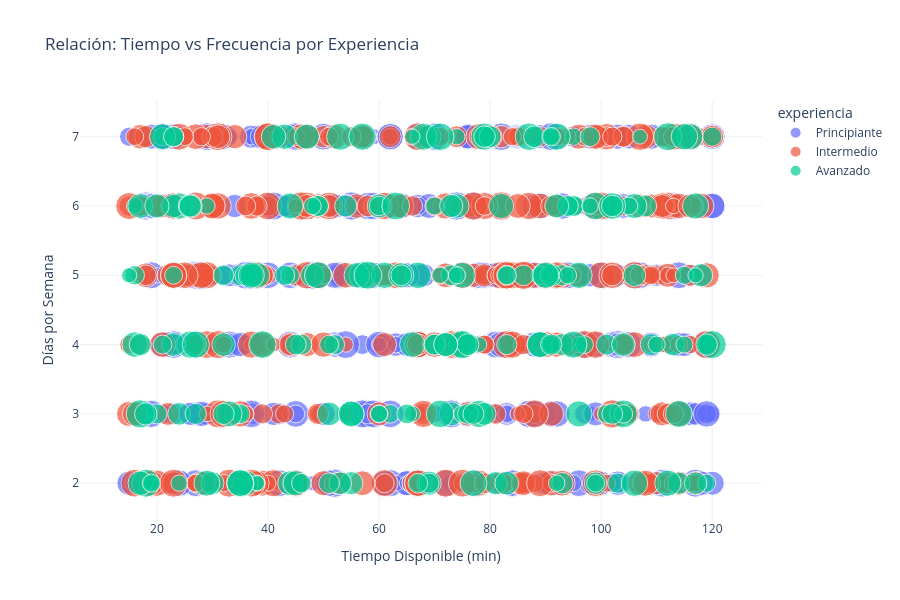

The notebook cell saved with this chart:
### Code cell
# Gráfico interactivo: Relación entre variables
fig = px.scatter(df, 
                 x='tiempo_disponible', 
                 y='frecuencia_semanal',
                 color='experiencia',
                 size='edad',
                 hover_data=['objetivo', 'equipo', 'restricciones'],
                 title='Relación: Tiempo vs Frecuencia por Experiencia',
                 labels={'tiempo_disponible': 'Tiempo Disponible (min)', 
                        'frecuencia_semanal': 'Días por Semana'},
                 template='plotly_white')

fig.update_layout(height=600)
fig.show()

### Figure 1 — Plotly figure (JSON) as saved in the notebook; plotly's stock layout.template omitted (floating-point values rounded to 4 significant figures; data arrays with more than 128 entries replaced by an {"elided": "..."} marker saying what was removed)
{"data": [{"customdata": {"elided": "408x3 str values"}, "hovertemplate": "experiencia=Principiante<br>Tiempo Disponible (min)=%{x}<br>Días por Semana=%{y}<br>edad=%{marker.size}<br>objetivo=%{customdata[0]}<br>equipo=%{customdata[1]}<br>restricciones=%{customdata[2]}<extra></extra>", "legendgroup": "Principiante", "marker": {"color": "#636efa", "size": {"elided": "408 int values"}, "sizemode": "area", "sizeref": 0.1625, "symbol": "circle"}, "mode": "markers", "name": "Principiante", "orientation": "v", "showlegend": true, "type": "scatter", "x": {"elided": "408 int values"}, "xaxis": "x", "y": {"elided": "408 int values"}, "yaxis": "y"}, {"customdata": {"elided": "386x3 str values"}, "hovertemplate": "experiencia=Intermedio<br>Tiempo Disponible (min)=%{x}<br>Días por Semana=%{y}<br>edad=%{marker.size}<br>objetivo=%{customdata[0]}<br>equipo=%{customdata[1]}<br>restricciones=%{customdata[2]}<extra></extra>", "legendgroup": "Intermedio", "marker": {"color": "#EF553B", "size": {"elided": "386 int values"}, "sizemode": "area", "sizeref": 0.1625, "symbol": "circle"}, "mode": "markers", "name": "Intermedio", "orientation": "v", "showlegend": true, "type": "scatter", "x": {"elided": "386 int values"}, "xaxis": "x", "y": {"elided": "386 int values"}, "yaxis": "y"}, {"customdata": {"elided": "206x3 str values"}, "hovertemplate": "experiencia=Avanzado<br>Tiempo Disponible (min)=%{x}<br>Días por Semana=%{y}<br>edad=%{marker.size}<br>objetivo=%{customdata[0]}<br>equipo=%{customdata[1]}<br>restricciones=%{customdata[2]}<extra></extra>", "legendgroup": "Avanzado", "marker": {"color": "#00cc96", "size": {"elided": "206 int values"}, "sizemode": "area", "sizeref": 0.1625, "symbol": "circle"}, "mode": "markers", "name": "Avanzado", "orientation": "v", "showlegend": true, "type": "scatter", "x": {"elided": "206 int values"}, "xaxis": "x", "y": {"elided": "206 int values"}, "yaxis": "y"}], "layout": {"height": 600, "legend": {"itemsizing": "constant", "title": {"text": "experiencia"}, "tracegroupgap": 0}, "title": {"text": "Relación: Tiempo vs Frecuencia por Experiencia"}, "xaxis": {"anchor": "y", "domain": [0, 1], "title": {"text": "Tiempo Disponible (min)"}}, "yaxis": {"anchor": "x", "domain": [0, 1], "title": {"text": "Días por Semana"}}}}
